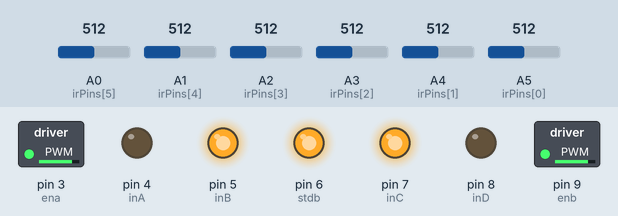
This sketch was run on a simulated Arduino Uno, built with avr-gcc and run on an emulated ATmega328P. Shown: switched loads named in the sketch (green lamp = pin HIGH), output pins drawn as LEDs (lit = HIGH). The inputs (shaded band) are chosen by the test bench; at power-on: A0 (irPins[5]) = 512, A1 (irPins[4]) = 512, A2 (irPins[3]) = 512, A3 (irPins[2]) = 512, A4 (irPins[1]) = 512, A5 (irPins[0]) = 512.

Above: at 1.2 s.
1.3 s: A0 (irPins[5]) set to 306
At 2.5 s:
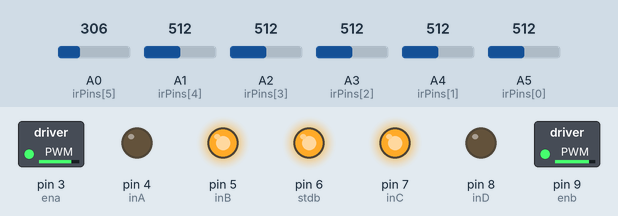
2.8 s: A1 (irPins[4]) set to 306
At 3.8 s:
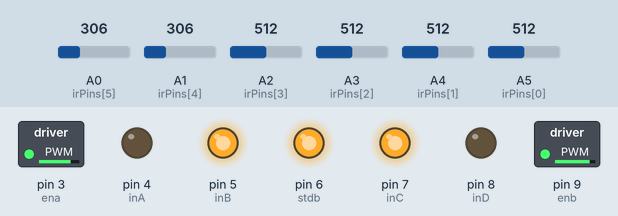
4.3 s: A2 (irPins[3]) set to 306
At 4.9 s:
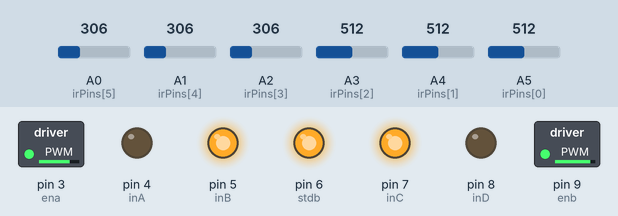
5.8 s: A3 (irPins[2]) set to 503
At 6.1 s:
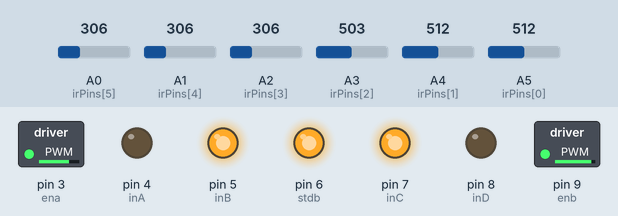
7.3 s: A4 (irPins[1]) set to 306
At 8.4 s:
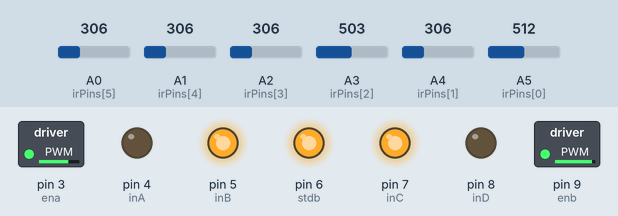
8.8 s: A5 (irPins[0]) set to 467
10.3 s: A5 (irPins[0]) set to 440
At 11.7 s:
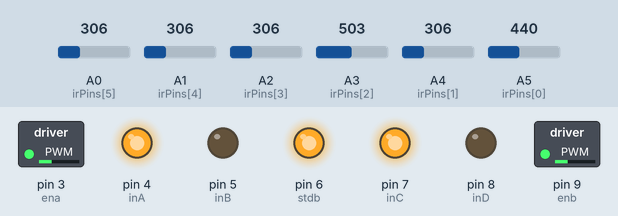
Timing chart, 0 to 12.8 s (numbered marks = the images above; inputs shaded):
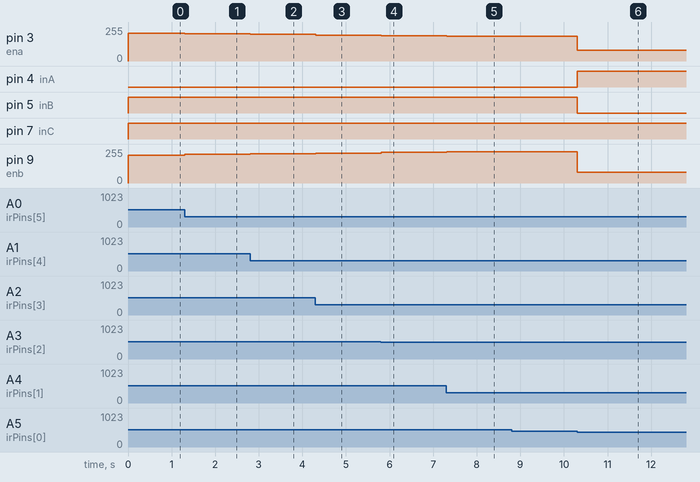

Measured:
- the behaviour switches between 457 and 456 on A5 (irPins[0]) (found by bisection; images 5 and 6)
- after the input at 1.3 s, pin 3 (ena): 210/255 → 205/255 at once; pin 9 (enb): 210/255 → 215/255 at once
- after the input at 2.8 s, pin 3 (ena): 205/255 → 200/255 at once; pin 9 (enb): 215/255 → 220/255 at once
- after the input at 4.3 s, pin 3 (ena): 200/255 → 195/255 at once; pin 9 (enb): 220/255 → 225/255 at once
- after the input at 5.8 s, pin 3 (ena): 195/255 → 190/255 at once; pin 9 (enb): 225/255 → 230/255 at once
- after the input at 7.3 s, pin 3 (ena): 190/255 → 185/255 at once; pin 9 (enb): 230/255 → 235/255 at once
- after the input at 8.8 s, every drawn part: stays the same
- after the input at 10.3 s, pin 3 (ena): 185/255 → 80/255 at once; pin 4 (inA): LOW → HIGH at once; pin 5 (inB): HIGH → LOW at once; pin 9 (enb): 235/255 → 80/255 at once

The sketch:

line_follower_tb6612fng_analogSensor.ino
```cpp
#define ena 3
#define inA 4
#define inB 5
#define stdb 6
#define inC 7
#define inD 8
#define enb 9
int uturn = 80;
int th[6] =  {456, 457, 510, 456, 446, 461};
int sen_pins[5] = {A4, A3, A2, A1, A0};

//int led[5]={8,9,10,11,12};
void wheel(int lm, int rm);

int i, sen[6], s[6], lastSensor, lastError;
const int irPins[6] = {A5, A4, A3, A2, A1, A0};
int base_L = 210;
int base_R = 210;
float kp = 1;
float kd = 1;
void setup()
{
  mot_init();
  other_init();
}
void loop()
{
  line_follow();
  //wheel(200,200);
}


void other_init()
{
  //for(i=0;i<5;i++) pinMode(led[i],OUTPUT);
  lastSensor = 0;
  lastError = 0;
  Serial.begin(9600);
}

void mot_init()
{
  pinMode(inA, OUTPUT);
  pinMode(inB, OUTPUT);
  pinMode(inC, OUTPUT);
  pinMode(inD, OUTPUT);
  pinMode(ena, OUTPUT);
  pinMode(enb, OUTPUT);
  pinMode(stdb, OUTPUT);
  digitalWrite(stdb, HIGH);


}

void wheel(int lm, int rm)
{
  if (rm == 0)
  {
    digitalWrite(inC, HIGH);
    digitalWrite(inD, HIGH);
  }
  if (rm > 0)
  {
    digitalWrite(inC, HIGH);
    digitalWrite(inD, LOW);
  }
  else if (rm < 0)
  {
    digitalWrite(inC, LOW);
    digitalWrite(inD, HIGH);
  }


  if (lm == 0)
  {
    digitalWrite(inA, HIGH);
    digitalWrite(inB, HIGH);
  }
  if (lm > 0)
  {
    digitalWrite(inA, LOW);
    digitalWrite(inB, HIGH);
  }
  else if (lm < 0)
  {
    digitalWrite(inA, HIGH);
    digitalWrite(inB, LOW);
  }
  if (lm > 254) lm = 254;
  if (lm < -254) lm = -254;
  if (rm > 254) rm = 254;
  if (rm < -254) rm = -254;

  analogWrite(ena, abs(lm));
  analogWrite(enb, abs(rm));

}

int readSensor()
{
  for (i = 0; i < 6; i++)
  {
    sen[i] = analogRead(irPins[i]);
    if (sen[i] > th[i])
    {
      s[i] = 1;
      // digitalWrite(led[i],LOW);
    }
    else {
      s[i] = 0;
      //digitalWrite(led[i],HIGH);
    }
  }

  int error, sum;
  sum = s[0] + s[1] + s[2] + s[3] + s[4] + s[5];
  if (sum != 0)
  {
    error = (s[0] * 10 + s[1] * 20 + s[2] * 30 + s[3] * 40 + s[4] * 50 + s[5] * 60) / sum - 35;
  }
  else
  {
    error = 420;
  }

  if (s[0] == 1) lastSensor = 1;
  else if (s[5] == 1) lastSensor = 2;
  //Serial.println(error);
  return error;
}


void line_follow()
{
  int error, corr;
  float p, d;
  error = readSensor();
  if (error == 420)
  {
    if (lastSensor == 1) wheel(-uturn, uturn);
    else if (lastSensor == 2) wheel(uturn, -uturn);
  }
  else
  {
    p = kp * error;
    d = kd * (error - lastError);
    corr = p + d;
    //  Serial.println(corr);
    wheel(base_L + corr, base_R - corr);
    if ((error - lastError) != 0) delay(5);
    lastError = error;
  }

}
```
